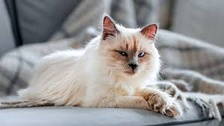
#> input picture ZdjeciaDoSzyfrowania/kot1.jpeg, 224 x 126 px, shrunk from 299 x 168 before the run; its folder holds 4 pictures in this run
$ python main.py
#> lines starting #> are read from the running program, lines starting #| are printed output that depends on the picture
### photo_processor.py
from PIL import Image
import os
import io

class PhotoProcessor:
    def __init__(self, script_path):
        self.script_path = script_path

    # Pobieranie zdjęć binarnie do zakodowania
    def get_photo_binary(self, photos_path):
        binary_data_list = []
        for image_file in os.listdir(photos_path):
            image_path = os.path.join(photos_path, image_file)
            try:
                with Image.open(image_path) as image:
                    binary_buffer = io.BytesIO()
                    image.save(binary_buffer, format='JPEG')
                    binary_data = binary_buffer.getvalue()
                    binary_data_list.append(binary_data)
            except Exception as e:
                print(f"Error processing {image}: {e}")

        return binary_data_list

    # Zapisywanie binarne zdjęć do nowego katalogu
    def save_photo(self, images, output_paths):
        saved = []
        for image, output_path in zip(images, output_paths):
            try:
                with open(output_path, 'wb') as file:
                    file.write(image)
                saved.append(output_path)
            except Exception as e:
                print(f"Error saving to {output_path}: {e}")
        return saved

    # Automatyczna detekcja czy deszyfrowany obraz jest poprawnym plikiem - sprawdzanie nagłówka
    def check_image_header(self, image):
        try:
            # Nagłówek pliku JPEG
            jpeg_signature = b'\xFF\xD8\xFF'
            if image.startswith(jpeg_signature):
                print("Decrypted image has a JPG header.")
                return True

            # Nagłówek pliku PNG
            png_signature = b'\x89PNG\r\n\x1a\n'
            if image.startswith(png_signature):
                print("Decrypted image has a PNG header.")
                return True

        except Exception as e:
            print(f"Error checking image header: {e}")
            return False

### encryption_program.py
import os
from extended_encryption import ExtendedEncryption
from basic_encryption import BasicEncryption

class ImageEncryptionProgram:
    def __init__(self):
        self.invalid_choice_message_displayed = False
        self.exit_program = False  # Dodana flaga informująca o zakończeniu programu

    def display_menu(self):
        print(
            "Witaj w programie do szyfrowania i deszyfrowania zdjęć z folderu. Wybierz czy chcesz działać na folderze z:"
            "\n 1. Lokalizacją skryptu "
            "\n 2. Wybraną lokalizacją na komputerze"
            "\n 3. Chcę wyjść z programu")

    def get_path_choice(self):
        while True:
            path_choice = input("Podaj, którą opcję wybierasz: ")
            if path_choice in ('1', '2', '3'):
                return path_choice
            else:
                print("Podałeś/aś błędną wartość. Spróbuj ponownie.")

    def execute_option(self, path_choice, location=None):
        if path_choice == '1':
            script_path = os.path.normpath(os.path.join(os.path.dirname(__file__)))
            self.execute_option_1(script_path)
        elif path_choice == '2':
            location = input("Podaj lokalizację, w której znajduje się folder ze zdjęciami: ")
            if location and os.path.exists(location) and os.path.isdir(location):
                self.execute_option_2(location)
            else:
                print(f"Lokalizacja '{location}' nie istnieje lub nie jest katalogiem.")
        elif path_choice == '3':
            self.exit_program = True  # Ustawienie flagi na zakończenie programu

    def execute_option_1(self, script_path):
        print("Rozpoczynam działanie..."
              "\n 1. Szyfrowanie zdjęć przy użyciu ulepszonego algorytmu XOR"
              "\n 2. Szyfrowanie zdjęć przy użyciu podstawowego algorytmu XOR")

        xor_choice = input("Podaj, który algorytm XOR wybierasz: ")
        if xor_choice == '1':
            extended_encryption = ExtendedEncryption(script_path)
            extended_encryption.extended_algorithm()
        elif xor_choice == '2':
            basic_encryption = BasicEncryption(script_path)
            basic_encryption.basic_algorithm()
        else:
            print("Wybrałeś/aś nieprawidłową opcję. Powracasz do wyboru folderu. ")

    # [14 lines left out: function execute_option_2, not called in this run]

    def run(self):
        while not self.exit_program:
            self.display_menu()
            path_choice = self.get_path_choice()
            self.execute_option(path_choice)
#> this loop made 2 passes; the answer given on pass 1: ZdjeciaDoSzyfrowania/kot1.jpeg
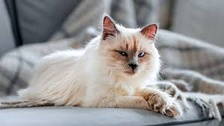
#> input picture ZdjeciaDoSzyfrowania/kot1.jpeg, 224 x 126 px, shrunk from 299 x 168 before the run
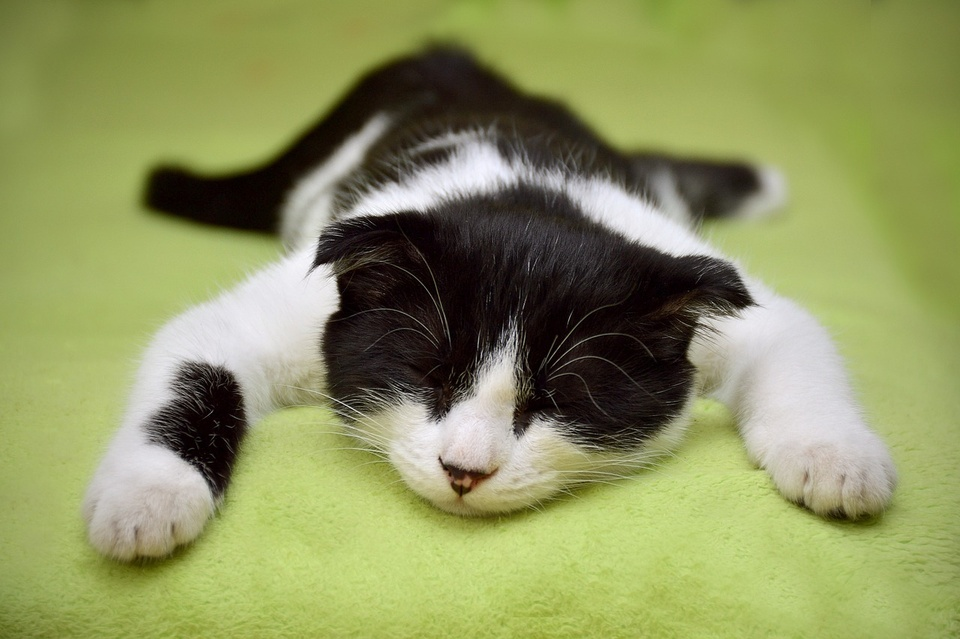
#> input picture ZdjeciaDoSzyfrowania/kot1.jpg, 960 x 639 px, shrunk from 1280 x 851 before the run
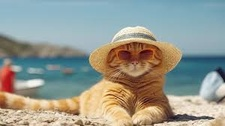
#> input picture ZdjeciaDoSzyfrowania/kot2.jpeg, 225 x 126 px, shrunk from 300 x 168 before the run
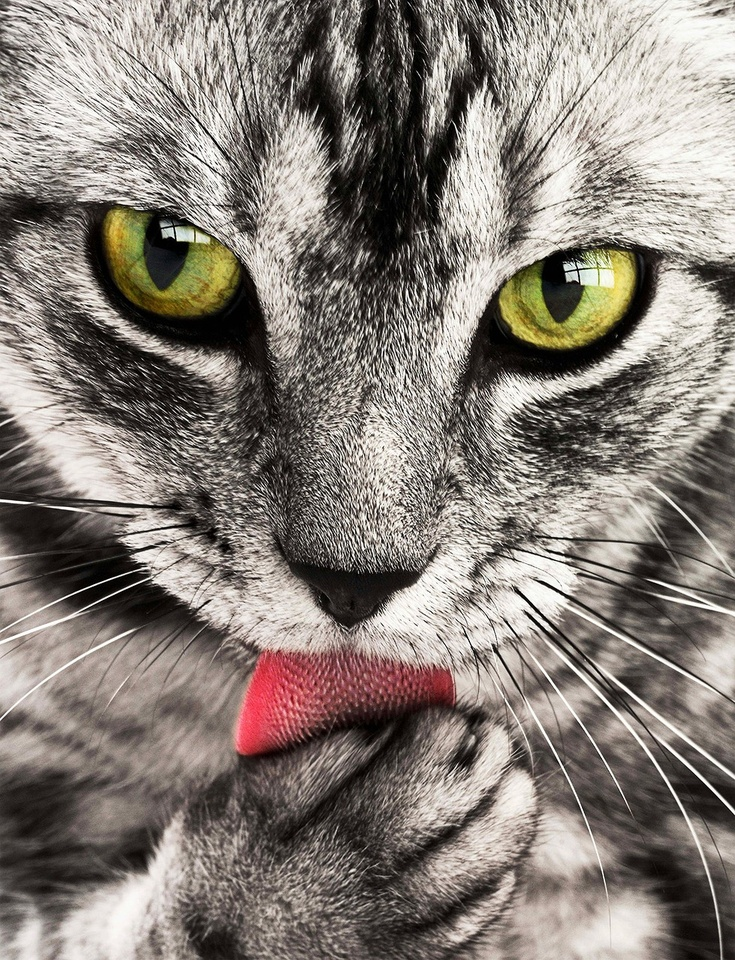
#> input picture ZdjeciaDoSzyfrowania/kot2.jpg, 735 x 960 px, shrunk from 979 x 1280 before the run

### extended_encryption.py
from photo_processor import PhotoProcessor
import os

class ExtendedEncryption(PhotoProcessor):
    def __init__(self, script_path):
        super().__init__(script_path)

# ulepszony XOR, ponieważ używa dynamicznego klucza (bajty w bajtach)
    def encryption(self, data):
        tmp2 = data[0][0]  # Ustawienie klucza do kodowania drugiego bajtu
        data[0] = bytes([data[0][0] ^ 0xB2])  # Kodowanie pierwszego bajtu XORem z wartością 0xB2
        for i in range(1, len(data)):
            tmp = data[i][0]  # Przypisanie zmiennej tmp wartości pierwszego bajtu danej komórki
            data[i] = bytes([data[i][0] ^ tmp2])  # Zakodowanie aktualnego bajtu przez wykonanie operacji XOR z wartością tmp2
            tmp2 = tmp  # Ustawienie klucza do kodowania następnego bajtu
        return data

    # przechodzi przez dwie tablice

    def decryption(self, data):
        decrypted_results = []

        for possible_key in range(256):
            decrypted_data = b'' # pusty bajtowy string

            for byte in data: # Iteracja po każdym bajcie danych
                decoded_bytes = [] # przechowuje odszyfrowane bajty
                for b in byte: # Iteracja po każdym bajcie danych
                    decoded_byte = b ^ possible_key # Odszyfrowanie bajtu za pomocą XOR z aktualnym kluczem
                    decoded_bytes.append(decoded_byte) # Dodanie odszyfrowanego bajtu do listy

                decrypted_byte = bytes(decoded_bytes) # Konwersja listy odszyfrowanych bajtów do obiektu typu bytes
                decrypted_data += decrypted_byte # Dodanie do odszyfrowanych danych

            decrypted_results.append(decrypted_data) # Dodanie do listy wyników

        return decrypted_results


    def extended_algorithm(self):
        output_path = os.path.join(self.script_path, "ZaszyfrowaneZdjeciaALgorytmemRozszerzonym")
        second_output_path = os.path.join(self.script_path, "OdszyfrowaneZdjeciaAlgorytmemRozszerzonym")
        # Zmienna przechowująca lokalizację folderu, w którym znajdują się zdjęcia, za pomocą funkcji join dodajemy nazwę
        # folderu do ścieżki
        photos_path = os.path.join(self.script_path, "ZdjeciaDoSzyfrowania")
        images_before_encryption = self.get_photo_binary(photos_path)
        for i, photo in enumerate(images_before_encryption):
            encrypted = self.encryption([photo])
            if not os.path.exists(os.path.join(self.script_path, output_path)):
                os.mkdir(os.path.join(self.script_path, output_path))
            self.save_photo(encrypted, [os.path.join(output_path, f"zaszyfrowane_zdjecie_{i + 1}.jpg")])

        for i, photo in enumerate(images_before_encryption):
            decrypted = self.decryption([photo])
            if not os.path.exists(os.path.join(photos_path, second_output_path)):
                os.mkdir(os.path.join(photos_path, second_output_path))
            try:
                print(f'You can decrypt {i + 1} photo')

                # Sprawdź, czy zdeszyfrowany obraz ma oczekiwany nagłówek
                if self.check_image_header(decrypted[0]):
                    self.save_photo(decrypted, [os.path.join(second_output_path, f"odszyfrowane_zdjecie_{i + 1}.jpg")])
                else:
                    print(f"Invalid image header for decrypted image or image type{i + 1}")

            except Exception as e:
                print(f"Error {i + 1} photo: {e}")

### main.py
from encryption_program import ImageEncryptionProgram

if __name__ == "__main__":
    program = ImageEncryptionProgram()
#> (the run stopped early here; a loop or call above may not have finished)
